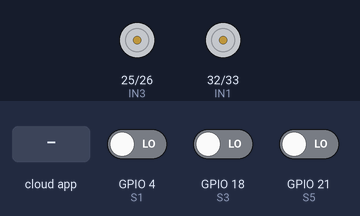
Bench run of a sketch on a simulated ESP32. Parts: motor-driver pin pairs drawn as motors (green arrow = first pin HIGH = forward, orange = second pin HIGH = backward, longer = more drive). The test bench sets the inputs (shaded band); at power-on: GPIO 18 (S3) LOW, GPIO 4 (S1) LOW, GPIO 21 (S5) LOW. WiFi joins after 1.5 s; servers stay silent unless stated; the local clock reads 2024-03-15 10:24:30 at power-on unless the sketch sets it; the Firebase database answers and starts empty; what the sketch prints to the serial monitor is not drawn.

Above: at 4.8 s.
4.9 s: the phone or cloud app sets cmd to s
At 7.1 s:
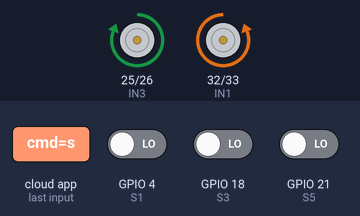
7.8 s: GPIO 18 (S3) driven HIGH
At 8.1 s:
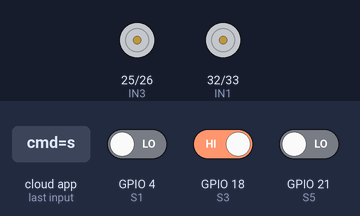
9.3 s: the phone or cloud app sets cmd to a
At 9.87 s:
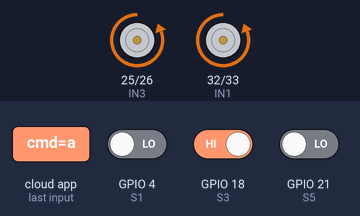
11.6 s: the phone or cloud app sets cmd to w
At 11.97 s:
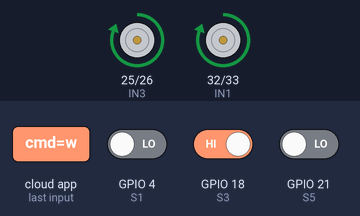
Timing chart, 0 to 14.2 s (numbered marks = the images above; inputs shaded):
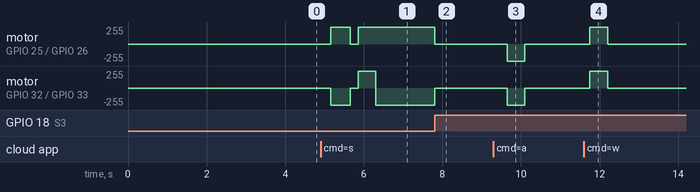

Measured:
- after the input at 4.9 s, motor on GPIO 25 (IN3) / GPIO 26 (IN4): stopped → forward 255/255 after 0.26 s, → stopped 0.50 s later, → forward 255/255 0.20 s later; motor on GPIO 32 (IN1) / GPIO 33 (IN2): stopped → backward 255/255 after 0.26 s, → stopped 0.50 s later, → forward 255/255 0.20 s later, → backward 255/255 0.45 s later
- after the input at 7.8 s, motor on GPIO 25 (IN3) / GPIO 26 (IN4): forward 255/255 → stopped at once; motor on GPIO 32 (IN1) / GPIO 33 (IN2): backward 255/255 → stopped at once
- after the input at 9.3 s, motor on GPIO 25 (IN3) / GPIO 26 (IN4), motor on GPIO 32 (IN1) / GPIO 33 (IN2): stopped → backward 255/255 after 0.35 s, → stopped 0.45 s later
- after the input at 11.6 s, motor on GPIO 25 (IN3) / GPIO 26 (IN4), motor on GPIO 32 (IN1) / GPIO 33 (IN2): stopped → forward 255/255 after 0.15 s, → stopped 0.45 s later

The sketch:

logic.ino
```cpp
#include <WiFi.h>
#include <Firebase_ESP_Client.h>
#include <time.h>

/* ================= WIFI ================= */
#define WIFI_SSID "Subash's OnePlus Nord 3 5G"
#define WIFI_PASSWORD "123456780"

/* ================= FIREBASE ================= */
#define API_KEY "AIzaSyDUnszYKw5mY-EFOVMYK2W1gLcVQmhw-RM"
#define DATABASE_URL "https://par-optima-default-rtdb.asia-southeast1.firebasedatabase.app/"

/* ================= FIREBASE OBJECTS ================= */
FirebaseData fbdo;
FirebaseAuth auth;
FirebaseConfig config;

/* ================= MOTOR PINS ================= */
#define IN1 32
#define IN2 33
#define IN3 25
#define IN4 26

/* ================= IR SENSORS ================= */
#define S1 4
#define S3 18
#define S5 21

/* ================= STATE ================= */
char command = 'x';
bool navigating = false;

/* ================= TIME ================= */
void initTime() {
  configTime(0, 0, "pool.ntp.org", "time.nist.gov");
  Serial.print("Syncing time");
  time_t now = time(nullptr);
  while (now < 100000) {
    Serial.print(".");
    delay(500);
    now = time(nullptr);
  }
  Serial.println("\n⏰ Time synced");
}

/* ================= SETUP ================= */
void setup() {
  Serial.begin(115200);
  delay(2000);
  Serial.println("Booting...");

  pinMode(IN1, OUTPUT); pinMode(IN2, OUTPUT);
  pinMode(IN3, OUTPUT); pinMode(IN4, OUTPUT);
  pinMode(S1, INPUT);
  pinMode(S3, INPUT);
  pinMode(S5, INPUT);

  stopRobot();

  /* ===== WIFI ===== */
  WiFi.begin(WIFI_SSID, WIFI_PASSWORD);
  Serial.print("Connecting to WiFi");
  while (WiFi.status() != WL_CONNECTED) {
    Serial.print(".");
    delay(300);
  }
  Serial.println("\n✅ WiFi Connected");

  /* ===== TIME (CRITICAL FOR SSL) ===== */
  initTime();

  /* ===== FIREBASE ===== */
  config.api_key = API_KEY;
  config.database_url = DATABASE_URL;

  if (!Firebase.signUp(&config, &auth, "", "")) {
    Serial.printf("❌ Firebase auth failed: %s\n", config.signer.signupError.message.c_str());
    while (true); // STOP HERE — auth must succeed
  }

  Serial.println("✅ Firebase auth OK");

  Firebase.begin(&config, &auth);
  Firebase.reconnectWiFi(true);

  Firebase.RTDB.setString(&fbdo, "/cmd", "x");

  Serial.println("🤖 READY");
  Serial.println("w → Room 1 | a → Room 2 | s → Room 3");
}

/* ================= LOOP ================= */
void loop() {

  if (!Firebase.ready()) return;

  if (!navigating && Firebase.RTDB.getString(&fbdo, "/cmd")) {
    String cmd = fbdo.stringData();

    if (cmd == "w" || cmd == "a" || cmd == "s") {
      command = cmd.charAt(0);
      navigating = true;

      Serial.print("▶ Firebase Command: ");
      Serial.println(command);

      Firebase.RTDB.setString(&fbdo, "/cmd", "x");
    }
  }

  if (!navigating) return;

  if (command == 'w') goRoom1();
  else if (command == 'a') goRoom2();
  else if (command == 's') goRoom3();

  navigating = false;
  command = 'x';
}

/* ================= ROOM 1 ================= */
void goRoom1() {
  if (digitalRead(S5) == LOW) turnRight90();

  while (digitalRead(S3) == LOW) moveForward();

  stopRobot();
  Serial.println("Room 1 reached");
}

/* ================= ROOM 2 ================= */
void goRoom2() {
  while (true) {
    moveForward();
    if (digitalRead(S1) == LOW) {
      stopRobot();
      delay(200);
      turnLeft90();
      break;
    }
  }

  while (digitalRead(S3) == LOW) moveForward();

  stopRobot();
  Serial.println("Room 2 reached");
}

/* ================= ROOM 3 ================= */
void goRoom3() {
  int rightCount = 0;

  while (true) {
    moveForward();

    if (digitalRead(S5) == LOW && digitalRead(S3) == LOW) {
      rightCount++;
      Serial.println(rightCount);
      delay(250);
    }

    if (rightCount == 2 && digitalRead(S5) == LOW) {
      stopRobot();
      delay(200);
      turnRight90();
      break;
    }
  }

  while (digitalRead(S3) == LOW) moveForward();

  stopRobot();
  Serial.println("Room 3 reached");
}

/* ================= MOTOR CONTROL ================= */
void moveForward() {
  digitalWrite(IN1, LOW);
  digitalWrite(IN2, HIGH);
  digitalWrite(IN3, HIGH);
  digitalWrite(IN4, LOW);
}

void stopRobot() {
  digitalWrite(IN1, LOW);
  digitalWrite(IN2, LOW);
  digitalWrite(IN3, LOW);
  digitalWrite(IN4, LOW);
}

/* ================= TURNS ================= */
void turnRight90() {
  digitalWrite(IN1, HIGH);
  digitalWrite(IN2, LOW);
  digitalWrite(IN3, HIGH);
  digitalWrite(IN4, LOW);
  delay(450);
  stopRobot();
}

void turnLeft90() {
  digitalWrite(IN1, LOW);
  digitalWrite(IN2, HIGH);
  digitalWrite(IN3, LOW);
  digitalWrite(IN4, HIGH);
  delay(450);
  stopRobot();
}
```
